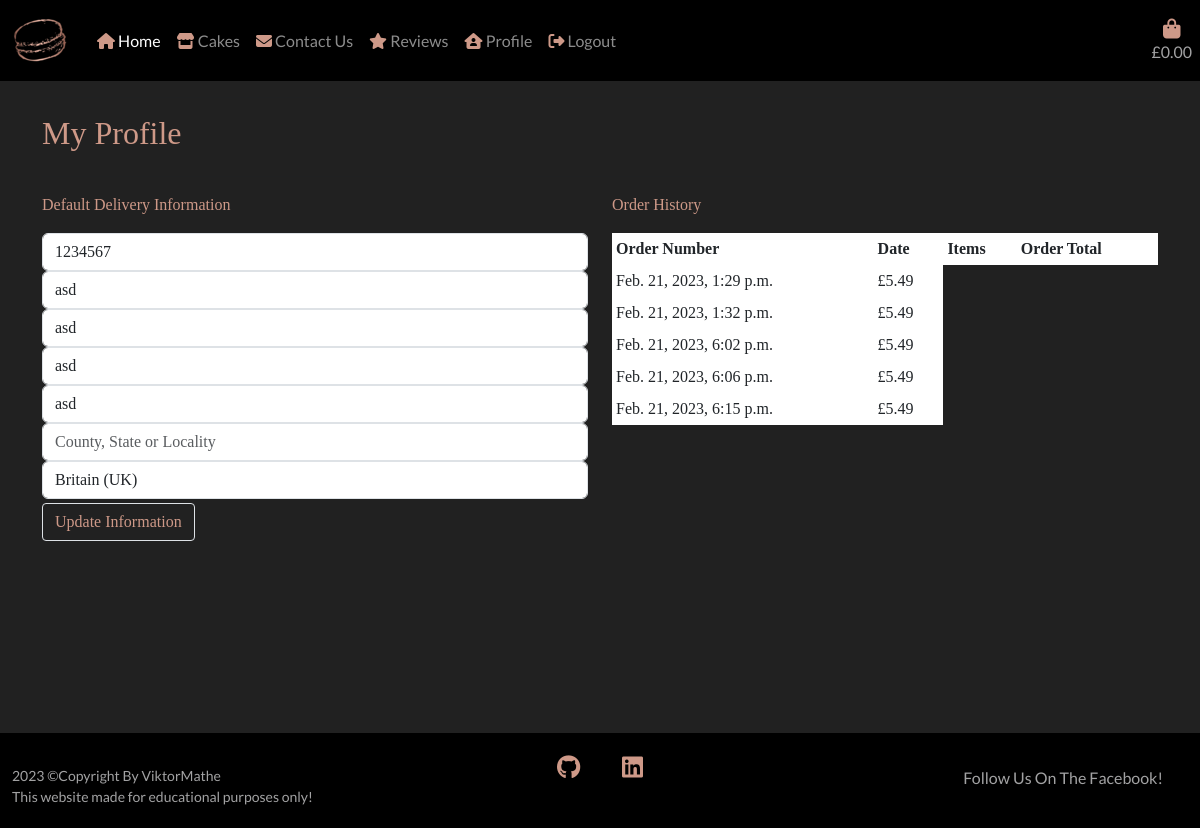
Page /profile/ (signed in) on the earlier database version.
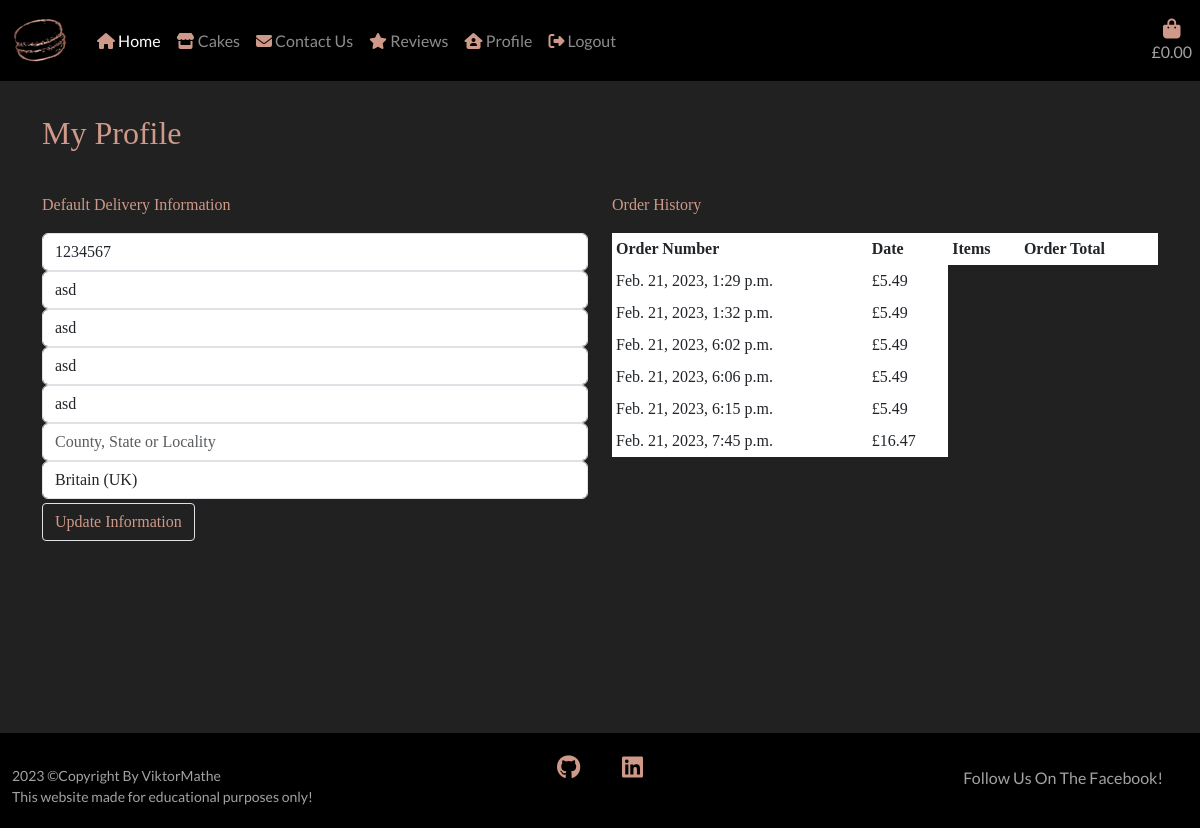
Same page on the later database version.
### profiles/models.py (models this page shows, shortened)
class Profile(models.Model):
    user = models.OneToOneField(User, on_delete=models.CASCADE)
    default_phone_number = models.CharField(
        max_length=20, null=True, blank=True)
    default_address_1 = models.CharField(
        max_length=80, null=True, blank=True)
    default_address_2 = models.CharField(
        max_length=80, null=True, blank=True)
    default_city = models.CharField(
        max_length=40, null=True, blank=True)
    default_post_code = models.CharField(max_length=20, null=True, blank=True)
    default_county = models.CharField(max_length=80, null=True, blank=True)
    default_country = CountryField(
        blank_label='Country', null=True, blank=True)

### checkout/models.py (models this page shows, shortened)
class Checkout(models.Model):
    order_number = models.CharField(max_length=32, editable=False, null=False)
    full_name = models.CharField(max_length=64, blank=False, null=False)
    email_address = models.EmailField(max_length=254, blank=False, null=False)
    phone_number = models.CharField(max_length=24, blank=False, null=False)
    city = models.CharField(max_length=50, blank=False, null=False)
    address_1 = models.CharField(max_length=100, blank=False, null=False)
    address_2 = models.CharField(max_length=100, blank=True, null=True)
    county = models.CharField(max_length=50, blank=True, null=True)
    post_code = models.CharField(max_length=50, blank=False, null=False)
    country = CountryField(
        blank_label='Country *', blank=False, null=False)
    date = models.DateTimeField(auto_now_add=True)
    bag_total = models.DecimalField(
        max_digits=10, decimal_places=2, default=0, null=False)
    delivery = models.DecimalField(
        max_digits=6, decimal_places=2, default=0, null=False)
    order_total = models.DecimalField(
        max_digits=10, decimal_places=2, default=0, null=False)
    stripe_pid = models.CharField(
        max_length=254, blank=False, null=False, default='')
    profile = models.ForeignKey(
        Profile, on_delete=models.SET_NULL,
        null=True, blank=True, related_name='orders')

### profiles/views.py (the view)
# urls.py: path('', views.profile, name='profile'),
@login_required
def profile(request):
    profile = get_object_or_404(Profile, user=request.user)
    if request.method == 'POST':
        form = ProfileForm(request.POST, instance=profile)
        if form.is_valid():
            form.save()
            messages.success(
                request, 'Your profile information has been updated!')
    else:
        form = ProfileForm(instance=profile)
    orders = profile.orders.all()
    template = 'profile.html'
    context = {
        'form': form,
        'orders': orders,
        'on_profile_page': True
    }
    return render(request, template, context)

### profiles/forms.py
class ProfileForm(forms.ModelForm):
    class Meta:
        model = Profile
        exclude = ('user',)
    def __init__(self, *args, **kwargs):
        super().__init__(*args, **kwargs)
        placeholders = {
            'default_phone_number': 'Phone Number',
            'default_address_1': 'Street Address 1',
            'default_address_2': 'Street Address 2',
            'default_city': 'Town or City',
            'default_post_code': 'Post Code',
            'default_county': 'County, State or Locality',
        }
        self.fields['default_phone_number'].widget.attrs['autofocus'] = True
        for field in self.fields:
            if field != 'default_country':
                if self.fields[field].required:
                    placeholder = f'{placeholders[field]} *'
                else:
                    placeholder = placeholders[field]
                self.fields[field].widget.attrs['placeholder'] = placeholder
            self.fields[field].label = False

### bag/context.py (called while the page is built, shortened)
def bag_contents(request):
    bag_contents = []
    total = 0
    cake_count = 0
    bag = request.session.get('bag', {})
    if total < settings.FREE_DELIVERY:
        delivery_fee = total * Decimal(settings.DELIVERY_PERCENTAGE/100)
        free_delivery_delta = settings.FREE_DELIVERY - total
    else:
        delivery_fee = 0
        free_delivery_delta = 0
    order_total = delivery_fee + total
    context = {
        'bag_contents': bag_contents,
        'total': total,
        'cake_count': cake_count,
        'delivery_fee': delivery_fee,
        'free_delivery': settings.FREE_DELIVERY,
        'free_delivery_delta': free_delivery_delta,
        'order_total': order_total,
    }
    return context

### profiles/templates/profile.html (shortened to what this page needs)
{% extends "base.html" %}
{% load static %}
{% block content %}
    <div class="remove-bg"></div>
    <div class="container">
        <div class="row">
            <div class="col">
                <hr>
                <h2 class="text mb-4">My Profile</h2>
                <hr>
            </div>
        </div>
        <div class="row">
            <div class="col-12 col-lg-6">
                <p class="text">Default Delivery Information</p>
                <form class="mt-3 profile-update-form text" action="{% url 'profile' %}" method="POST" id="profile-update-form">
                    {{ form|crispy }}
                    <button class="btn rounded-1 text float-right border mt-1">Update Information</button>
                </form>
            </div>
            <div class="col-12 col-lg-6">
                <p class="text">Order History</p>
                <div class="order-history table-responsive text">
                    <table class="table text table-sm table-borderless">
                        <thead>
                            <tr>
                                <th>Order Number</th>
                                <th>Date</th>
                                <th>Items</th>
                                <th>Order Total</th>
                            </tr>
                        </thead>
                        <tbody>
                            {% for order in orders %}
                                <tr>
                                    <td>
                                        {{ order.date }}
                                    </td>
                                    <td>
                                        £{{ order.order_total }}
                                    </td>
                                </tr>
                            {% endfor %}
                        </tbody>
                    </table>
                </div>
            </div>
        </div>
{% endblock %}

### templates/base.html (shortened to what this page needs)
{% load static %}
<!doctype html>
<html lang="en">
<head>
  <link rel="stylesheet" href="https://cdn.jsdelivr.net/npm/bootstrap@5.3.0-alpha1/dist/css/bootstrap.min.css">
  <link rel="stylesheet" href="{% static 'css/base.css' %}">
</head>
<body>
  <header>
    <div class="container-fluid">
      <div class="row">
        <nav class="col p-2 navbar navbar-expand-lg bg-black" data-bs-theme="dark">
          <a class="navbar-brand d-none d-lg-flex" href="{% url 'home' %}">
            <img src="{{MEDIA_URL}}/nav-logo.png" alt="Logo" width="65" height="55">
          </a>
          <div class="collapse navbar-collapse" id="navbarSupportedContent">
            <div class="navbar-nav me-auto mb-2 mb-lg-0">
              <div class="nav-item">
                <a class="nav-link active" aria-current="page" href="{% url 'home' %}">
                  <i class="text fa-solid fa-house"></i>
                  Home
                </a>
              </div>
              <div class="nav-item">
                <a class="nav-link" href="{% url 'cakes' %}">
                  <i class=" text fa-solid fa-store"></i>
                  Cakes
                </a>
              </div>
              <div>
                <a class="nav-link" href="{% url 'contact_us' %}">
                  <i class="text fa-solid fa-envelope"></i>
                  Contact Us
                </a>
              </div>
              <div>
                <a class="nav-link" href="{% url 'reviews' %}">
                  <i class="text fa-solid fa-star"></i>
                  Reviews
                </a>
              </div>
              {% if request.user.is_authenticated %}
              <div>
                <a class="nav-link" href="{% url 'profile' %}">
                  <i class="text fa-solid fa-house-user"></i>
                  Profile
                </a>
              </div>
              <div>
                <a class="nav-link" href="{% url 'account_logout' %}">
                  <i class="text fa-solid fa-right-from-bracket"></i>
                  Logout</a>
              {% endif %}
            </div>
          </div>
        </nav>
      </div>
      <div class="position-absolute end-0 top-0 mt-lg-2 p-2 nav-item shopping-bag">
        <a class="{% if total %}font-weight-bold{% else %} {% endif %} nav-link" href="{% url 'bag_view' %}">
          <div class="text-center">
            <i class="text fas fa-bag-shopping fa-lg"></i>
            <p class="silver-text">
              {% if total %}
              £{{ total|floatformat:2 }}
              {% else %}
              £0.00
              {% endif %}
            </p>
          </div>
        </a>
      </div>
    </div>
  </header>
  <main>
    {% block content %}
    {% endblock %}
  </main>
  <div class="container-fluid mt-3 bg-black">
    <div class="row footer">
      <div class="col pt-3">
        <small class="silver-text float-start mt-3">2023 &copy;Copyright By ViktorMathe
          <br>
          This website made for educational purposes only!
        </small>
      </div>
      <div class="col text-center pt-3">
        <a href="https://github.com/ViktorMathe/roxys-cakes" target="_blank" aria-label="Check out my Github Page" class="social"><i class="text fab fa-github"></i></a>
        <a href="https://www.linkedin.com/in/viktor-mathe-23a3b1231/" target="_blank" aria-label="Check out my LinkedIn Profile" class="social"><i
            class="text fab fa-linkedin"></i></a>
      </div>
      <div class="col px-0 m-0">
        <a href="https://www.facebook.com/profile.php?id=100090725342238" target="_blank" class="facebook btn silver-text pt-3 float-end text-end mt-md-3">Follow Us On The Facebook!</a>
      </div>
    </div>
  </div>
</body>
</html>

### static/css/base.css (style rules this page uses)
html { height: 100%; }
body { background: url('/media/macaron_background.png') fixed center center no-repeat; background-size: cover; height: calc(100vh - 164px); font-family: 'Lato', sans-serif; }
main { position: relative; min-height: calc(100vh - 164px); }
header { background-color: black; }
.silver-text { color: #a2a2a3; }
.remove-bg { height: 100%; width: 100%; top: 0; left: 0; position: fixed; background: #212121; z-index: -1; }
.text { color: #ce9988; font-family: Italic; }
.footer { width: 100%; height: 95px; }
.social { margin: 3%; padding: 8px; font-size: x-large; align-items: center; }

Differences in the rows shown:
added Checkout: date "Feb. 21, 2023, 7:45 p.m.", order_total "16.47"
